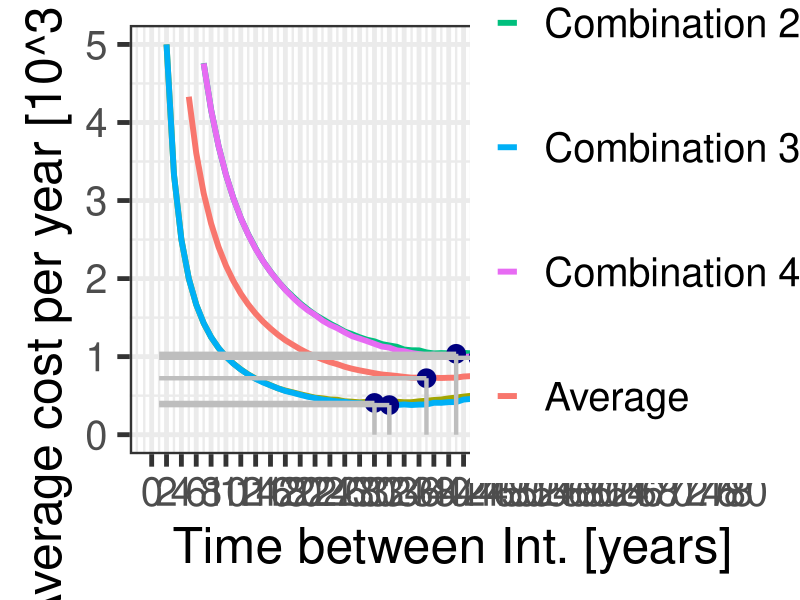
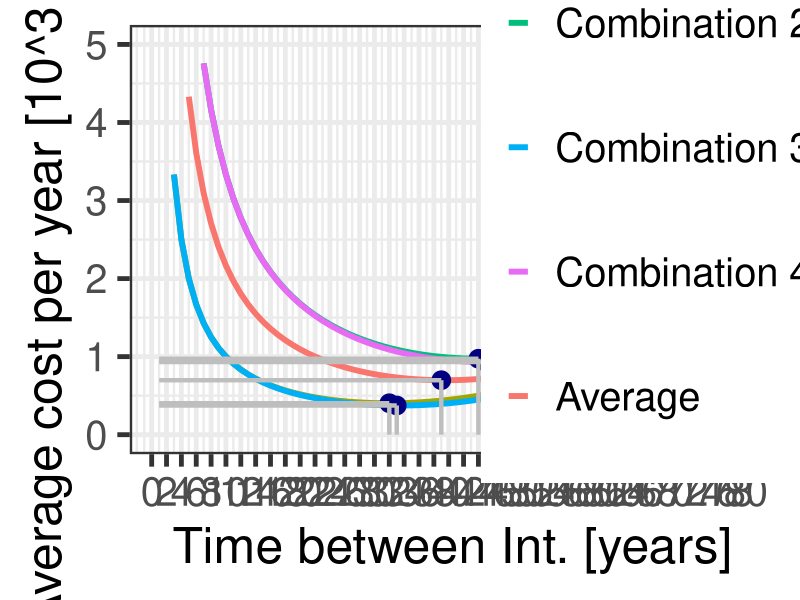

R code for these plots, in order:
# *-----------------------------------------------------------------
# | PROBLEM NUMBER: 3.3b
# | PROBLEM NAME: Pipe Intervention
# | UPDATE: AE     
# | DESCRIPTION: This program attempts to build on example 3.3a, and
# |              looks at different values for beta and C.PI. As 
# |              models include large uncertainties, this program 
# |              shows how results change using different values,
# |              and using different decision rules, namely
# |              average and the maxmin principle.
# | 
# | KEYWORDS: Weibull, failure, decision, rule, age-dependent, 
# |           time-dependent, pipes
# *-----------------------------------------------------------------

# PLEASE NOTE: The running of this program takes a few moments, 
#              please be patient.

### ------------------DATA AND PACKAGE IMPORT-----------------
rm(list=ls())     # clear the memory and items in R console
library(ggplot2)
library(tidyr)
### ------------------VARIABLE DEFINITION---------------------

## First we want to define the variables used for the program. 

# We use the indices .c for cast-iron pipes, .d for ductile iron 
# pipes. We use .min and .max for the minimum and maximum values of 
# a range. .bas is the base value.

### ---------------VARIABLE INPUT-------------------

# Cast iron

lambda.c <- 0.0147
beta.c.bas <- 4.8107
beta.c.min <- 4.570
beta.c.max <- 5.051

C.CI.c <- 100
C.PI.c.bas <- 30
C.PI.c.min <- 10
C.PI.c.max <- 33.3

# Ductile iron

lambda.d <- 0.0178
beta.d <- 2.7715

C.CI.d <- 90
C.PI.d.bas <- 25
C.PI.d.min <- 9
C.PI.d.max <- 30

### ---------------PROGRAM OUTPUT-------------------

## We now define the outputs of our program. 
## The time period that minimises eta is the optimal 
## time T we seek, i.e. how much time should pass between PIs 
## so costs are optimised.

# .a is used to label age-dependent model results and .t for time
# -dependent. .r1 and .r2 are used to differentiate between decision 
# rules 1 and 2. .avg stands for average

# General and miscellaneous definitions
T.max <- 80 #investigate time frame
xunit <- 0
unit  <- 3 # the plotted upper limit of the y axis.
N     <- 10000 # number of simulations for m(T)

# Define empty matrices and functions for time- and age-dependent
# models

# F is the cumulative Weibull distrib. of prob. of failure
F       <- matrix(nrow=T.max) 
Ff      = function(T,a,b){1-exp(-((a*T)^b))}
# S is survival probability, 1-F
S       <- matrix(nrow=T.max) 
# m collects mean number of failure m(T)
m.c     <- matrix(nrow=T.max,ncol=4) 
m.d     <- matrix(nrow=T.max,ncol=2) 
#f is failure density function
f       = function(t,a,b){(a^b)*b*(t^(b-1))*exp(-((a*t)^b))} 
#f.int is f(x)*x used for integration 
f.int   = function(t,a,b){(a^b)*b*(t^(b))*exp(-((a*t)^b))} 

# E is matrix of expected mean time to failure
E.c     <- matrix(nrow=T.max,ncol=4) 
E.d     <- matrix(nrow=T.max,ncol=2) 
# Used to collect products of m.n(T) generator
m.calc  <- matrix(nrow=T.max,ncol=N) 
# Used to collect mean life time over long time
mu.c      <- matrix(ncol=4)           
# Used to collect eta if only CIs performed
eta.CI.c  <- matrix(ncol=4)            
# Used to collect mean life time over long time
mu.d      <- matrix(ncol=4)            
# Used to collect eta if only CIs performed
eta.CI.d  <- matrix(ncol=4)            

# Now define matrices that will contain the calculated cost per tu,
# and their mean
eta.c.a     <- matrix(nrow=T.max,ncol=4)
eta.c.a.avg <- matrix(nrow=T.max)
eta.c.t     <- matrix(nrow=T.max,ncol=4)
eta.c.t.avg <- matrix(nrow=T.max)

eta.d.a     <- matrix(nrow=T.max,ncol=2)
eta.d.a.avg <- matrix(nrow=T.max)
eta.d.t     <- matrix(nrow=T.max,ncol=2)
eta.d.t.avg <- matrix(nrow=T.max)

# To find minimum values of calculated etas
mineta.c.a <- matrix(ncol=4)
mineta.c.t <- matrix(ncol=4)
mineta.d.a <- matrix(ncol=2)
mineta.d.t <- matrix(ncol=2)

### ------------------CALCULATIONS-------------------

## Cast-iron pipes

# We define the variables of the combinations
beta.c <- c(beta.c.min, beta.c.min, beta.c.max, beta.c.max)
C.PI.c <- c(C.PI.c.min, C.PI.c.max, C.PI.c.min, C.PI.c.max)

# We start a loop, which will perform the calculations for every
# combination.
for (k in 1:4){
  # We generate values of m.n(T) and subsequently m(T) using the
  # variables above.
  input <- matrix(data=rep(1:T.max,each=N), ncol=N, byrow=T.max)
  m.calc = function(T){
    i <- 0
    # Sum of all failure durations, essentially sumTn=t .
    sumTn <- 0 # We start at t=0
    while (sumTn<T){
      i <- i+1 # Here we count every iteration
      g <- runif(1,0,1)
      # time to failure, T.n,i on Figure
      Tn <- ((-log(g))^(1/beta.c[k]))*(1/lambda.c) 
      # total time elapsed after adding the generated failure time
      sumTn <- sumTn + Tn 
    }
    # Corrects that there is one less failure, than no. of iterations
    i <- i-1 
    return (i)
  }
  m.table <- apply(input,c(1,2),m.calc) #refers to m.n(T)
  m.average <- apply(m.table,1,mean) # m(T)
  m.c[,k] = m.average
  
  for (T in 1:T.max){
    F[T]=Ff(T,lambda.c,beta.c[k])
    S[T] <- 1-F[T]
    E.c[T,k] <- integrate(f.int,0,T,a=lambda.c,b=beta.c[k])$val
    eta.c.t[T,k] <- (C.PI.c[k]+(m.c[T,k]*C.CI.c))/T
    eta.c.t[T.max,k] <- eta.c.t[T.max-1,k] 
    eta.c.a[T,k] <- (C.PI.c[k]+(F[T]/(1-F[T])*C.CI.c))/
      (T+(E.c[T,k]/(1-F[T])))
    eta.c.a[T.max,k] <- eta.c.a[T.max-1,k] 
  }
  # Let us estimate the expected costs if only CIs were executed
  # We first find average mean life time found over large period, 
  # say 1500
  mu.c[k] <- integrate(f.int,0,1500,a=lambda.c,b=beta.c[k])$val
  eta.CI.c[k] <- C.CI.c/mu.c[k]
  
  # Average of the combinations
  for (T in 1: T.max){
    eta.c.a.avg[T] <- mean(eta.c.a[T,])
    eta.c.t.avg[T] <- mean(eta.c.t[T,])
  }
  
  # Let us verify that the strategy of doing a PI on object every T 
  # years is more cost effective than letting the object run down 
  # and replacing it every time it fails. For this to be true we
  # observe if the Efficiency, Q > 1. 
  
  # Let us create a vector of minimum values of the different 
  # combinations
  mineta.c.a[k] <- min(eta.c.a[,k])
  mineta.c.t[k] <- min(eta.c.t[,k])
  
} # Here the first for-loop ends.


# We now compare costs of strategies, with that of the no 
# intervention strategy to verify that it is worth it to execute PIs.

# decision rule 1, all values are of equal weight
Q.c.a.r1 <- eta.CI.c[2]/min(eta.c.a.avg) 
# decision rule 2, using maxmin principle.
Q.c.a.r2 <- eta.CI.c[2]/max(mineta.c.a) 

# decision rule 1, all values are of equal weight
Q.c.t.r1 <- eta.CI.c[2]/min(eta.c.t.avg)
# decision rule 2, using maxmin principle.
Q.c.t.r2 <- eta.CI.c[2]/max(mineta.c.t) 


cat('&&&&&  AGE-DEPENDENT REPLACEMENT &&&&&&&&&&&&&&&&&&&&&&&&&& \n')
cat('combination 1 \n')
print(which.min(eta.c.a[,1]))
print(mineta.c.a[1])

cat('combination 2 \n')
print(which.min(eta.c.a[,2]))
print(mineta.c.a[2])

cat('combination 3 \n')
print(which.min(eta.c.a[,3]))
print(mineta.c.a[3])

cat('combination 4 \n')
print(which.min(eta.c.a[,4]))
print(mineta.c.a[4])

cat('average \n')
print(which.min(eta.c.a.avg))
print(min(eta.c.a.avg))

cat('value of Q.c.a for DR 1 and 2 \n')
print(Q.c.a.r1)
print(Q.c.a.r2)


cat('&&& TIME-DEPENDENT REPLACEMENT &&&&&&&&&&&&&&&&&&&&&&&&&&& \n')
cat('combination 1 \n')
print(which.min(eta.c.t[,1]))
print(mineta.c.t[1])

cat('combination 2 \n')
print(which.min(eta.c.t[,2]))
print(mineta.c.t[2])

cat('combination 3 \n')
print(which.min(eta.c.t[,3]))
print(mineta.c.t[3])

cat('combination 4 \n')
print(which.min(eta.c.t[,4]))
print(mineta.c.t[4])

cat('average \n')
print(which.min(eta.c.t.avg))
print(min(eta.c.t.avg))

cat('value of Q.c.t for DR 1 and 2 \n')
print(Q.c.t.r1)
print(Q.c.t.r2)


## Ductile iron pipes

# We define the variables of the combinations
C.PI.d <- c(C.PI.d.min,C.PI.d.max)


for (k in 1:2){
  # m(T)
  input <- matrix(data=rep(1:T.max,each=N), ncol=N, byrow=T.max)
  m.calc = function(T){
    i <- 0
    # Sum of all failure durations, essentially sumTn=t .
    sumTn <- 0 #  We start at t=0
    while (sumTn<T){
      i <- i+1 # Here we count every iteration
      g <- runif(1,0,1) 
      #time to failure, T.n,i on Figure 
      Tn <- ((-log(g))^(1/beta.d))*(1/lambda.d) 
      # total time elapsed after adding the generated failure time
      sumTn <- sumTn + Tn 
    }
    # Corrects that there is one less failure, than no. of iterations
    i <- i-1 
    return (i)
  }
  m.table <- apply(input,c(1,2),m.calc) #refers to m.n(T)
  m.average <- apply(m.table,1,mean) # m(T)
  m.d[,k] = m.average
  
  for (T in 1:T.max){
    F[T]=Ff(T,lambda.d,beta.d)
    S[T] <- 1-F[T]
    E.d[T,k] <- integrate(f.int,0,T,a=lambda.d,b=beta.d)$val
    eta.d.t[T,k] <- (C.PI.d[k]+(m.d[T,k]*C.CI.d))/T
    eta.d.t[T.max,k] <- eta.d.t[T.max-1,k] 
    eta.d.a[T,k] <- (C.PI.d[k]+(F[T]/(1-F[T])*C.CI.d))/
      (T+(E.d[T,k]/(1-F[T])))
    eta.d.a[T.max,k] <- eta.d.a[T.max-1,k] 
  }
  
  
  # Average of the Combinations
  for (T in 1: T.max){
    eta.d.a.avg[T] <- mean(eta.d.a[T,])
    eta.d.t.avg[T] <- mean(eta.d.t[T,])
  }
  
  mu.d[k] <- integrate(f.int,0,1500,a=lambda.d,b=beta.d)$val
  eta.CI.d[k] <- C.CI.d/mu.d[k]
  
  mineta.d.a[k] <- min(eta.d.a[,k])
  mineta.d.t[k] <- min(eta.d.t[,k])
}

# We now compare costs of strategies, with that of the no 
# intervention strategy to verify that it is worth it to execute PIs.

Q.d.a.r1 <- eta.CI.d[2]/min(eta.d.a.avg) 
Q.d.a.r2 <- eta.CI.d[2]/max(mineta.d.a)  

Q.d.t.r1 <- eta.CI.d[2]/min(eta.d.t.avg) 
Q.d.t.r2 <- eta.CI.d[2]/max(mineta.d.t)  


### --------------------PLOT--------------------

results.time <- data.frame(1:T.max,eta.c.t)
results.time <- cbind(results.time,eta.c.t.avg)
names(results.time) <- c("T"
                         ,"Combination.1","Combination.2"
                         ,"Combination.3","Combination.4"
                         ,"Average")

timetidy <- gather(results.time
                   ,Combination.1,Combination.2
                   ,Combination.3,Combination.4,Average
                   ,key="key",value="value")

results.age <- data.frame(1:T.max,eta.c.a)
results.age <- cbind(results.age,eta.c.a.avg)
names(results.age) <- c("T"
                        ,"Combination.1","Combination.2"
                        ,"Combination.3","Combination.4"
                        ,"Average")

agetidy <- gather(results.age
                  ,Combination.1,Combination.2
                  ,Combination.3,Combination.4,Average
                  ,key="key",value="value")

# Now we create each plot

plottime <- ggplot(data=timetidy,aes(x=T,y=value
                                     ,group=key,color=key)) + 
  geom_line(size=2) + 
  scale_colour_hue(name="Time-dependent",      # Set legend title
                   breaks=c("Combination.1"
                            ,"Combination.2"
                            ,"Combination.3"
                            ,"Combination.4"
                            ,"Average"),
                   labels=c("\nCombination 1\n"
                            , "\nCombination 2\n"
                            , "\nCombination 3\n"
                            , "\nCombination 4\n"
                            , "\nAverage\n")
  )  +                  
  xlab("Time between Int. [years]") + 
  ylab("Average cost per year [10^3 mu/yr]") + # Set axis labels
  scale_x_continuous(breaks = seq(0, max(timetidy$T), by = 2)) +
  ylim(0,5) +
  theme_bw(base_size=36) + 
  theme(legend.position=c(.85, .8))          

# Let us collect the optimal points in the data frame optimal

optimal <- data.frame(NA,nrow=5,ncol=3)
names(optimal) <- c("key","x","y")
type <- c("Combination.1","Combination.2"
          ,"Combination.3","Combination.4","Average")

for (n in 1:5)
{
  data <- timetidy[(1+(T.max*(n-1))):(n*T.max),]
  optimal[n,1] <- type[n]
  optimal[n,2] <- data$T[which.min(data$value)]
  optimal[n,3] <- min(data$value)
  opt <- data.frame(key = c("z","z")
                    , x0 = c(min(data$T)
                             ,optimal$x[n])
                    , x1 = c(optimal$x[n]
                             ,optimal$x[n])
                    , y0 = c(optimal$y[n],optimal$y[n])
                    , y1 = c(optimal$y[n],0))
  if      (n==1) { optlines <- opt} 
  else if (n!=1) { optlines <- rbind(optlines,opt)}
}
# Now we add these points to the graph before exporting
plottime + geom_point(data=optimal
                      , aes(x=x
                            , y=y)
                      , colour="navyblue"
                      , size=6) +
  geom_segment(aes(x = x0, y = y0
                   , xend = x1, yend = y1)
               , data = optlines
               , size = 1.5
               , color= "grey") # Also draw lines to optimal point

dev.copy(png,'E3-03b_time.png',width=2000,height=1330)
dev.off()

plotage <- ggplot(data=agetidy,aes(x=T,y=value
                                   ,group=key,color=key)) + 
  geom_line(size=2) + 
  scale_colour_hue(name="Age-dependent",      # Set legend title
                   breaks=c("Combination.1"
                            ,"Combination.2"
                            ,"Combination.3"
                            ,"Combination.4"
                            ,"Average"),
                   labels=c("\nCombination 1\n"
                            , "\nCombination 2\n"
                            , "\nCombination 3\n"
                            , "\nCombination 4\n"
                            , "\nAverage\n")
  )  +                  
  # scale_linetype_discrete(name="Pipe and Model type") +
  xlab("Time between Int. [years]") + 
  ylab("Average cost per year [10^3 mu/yr]") + # Set axis labels
  scale_x_continuous(breaks = seq(0, max(agetidy$T), by = 2)) +
  ylim(0,5) +
  theme_bw(base_size=36) + 
  theme(legend.position=c(.85, .8))           # Position legend
# Let us collect the optimal points in the data frame optimal

optimal <- data.frame(NA,nrow=5,ncol=3)
names(optimal) <- c("key","x","y")
type <- c("Combination.1","Combination.2"
          ,"Combination.3","Combination.4","Average")

for (n in 1:5)
{
  data <- agetidy[(1+(T.max*(n-1))):(n*T.max),]
  optimal[n,1] <- type[n]
  optimal[n,2] <- data$T[which.min(data$value)]
  optimal[n,3] <- min(data$value)
  opt <- data.frame(key = c("z","z")
                    , x0 = c(min(data$T)
                             ,optimal$x[n])
                    , x1 = c(optimal$x[n]
                             ,optimal$x[n])
                    , y0 = c(optimal$y[n],optimal$y[n])
                    , y1 = c(optimal$y[n],0))
  if      (n==1) { optlines <- opt} 
  else if (n!=1) { optlines <- rbind(optlines,opt)}
}
# Now we add these points to the graph before exporting
plotage + geom_point(data=optimal
                     , aes(x=x
                           , y=y)
                     , colour="navyblue"
                     , size=6) +
  geom_segment(aes(x = x0, y = y0
                   , xend = x1, yend = y1)
               , data = optlines
               , size = 1.5
               , color= "grey") # Also draw lines to optimal point

dev.copy(png,'E3-03b_age.png',width=2000,height=1330)
dev.off()


### ------------------PLOT END-------------------

# END
